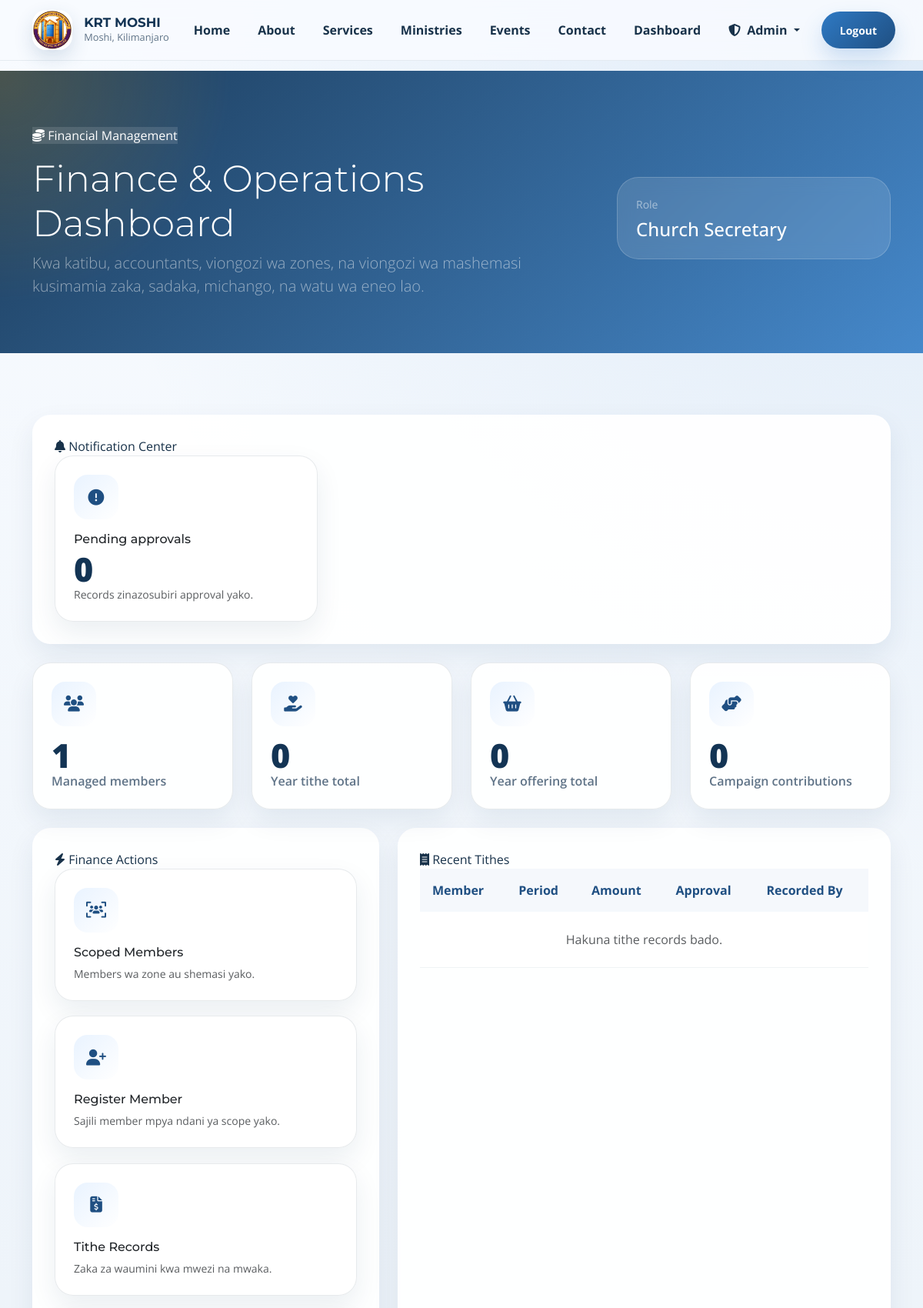
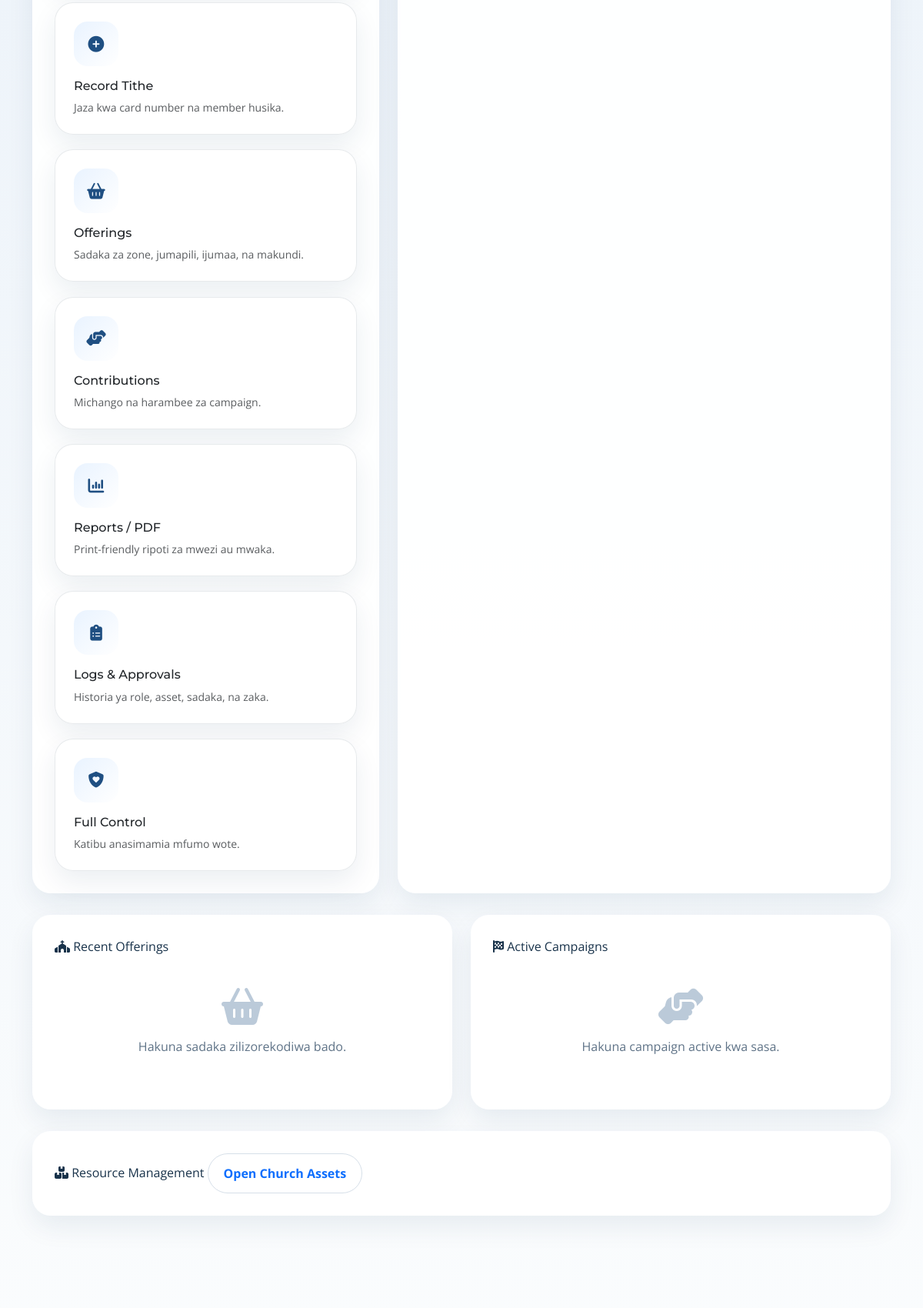
The page /dashboard/financial/ (signed in, upper part) on the database its author committed (2 pictures, top to bottom).
### core/models.py (models this page shows, shortened)
class SiteConfig(models.Model):
    site_name = models.CharField(max_length=200, default="VCCT Mbezi Beach")
    site_logo = ResizedImageField(
        size=[200, 200],
        quality=85,
        upload_to='config/',
        blank=True,
        null=True,
        help_text="Logo size: 200x200 pixels"
    )
    site_favicon = ResizedImageField(
        size=[64, 64],
        quality=85,
        upload_to='config/',
        blank=True,
        null=True,
        help_text="Favicon size: 64x64 pixels"
    )
    hero_bg_image = ResizedImageField(
        size=[1920, 1080],
        quality=85,
        upload_to='config/',
        blank=True,
        null=True,
        help_text="Hero background size: 1920x1080 pixels"
    )
    contact_email = models.EmailField(default="info@tagkrt.or.tz")
    contact_phone = models.CharField(max_length=20, default="+255 784 344 079")
    address = models.TextField(default="Vijana street SIDO Road, Moshi Kilimanjaro")
    facebook_url = models.URLField(blank=True, null=True)
    twitter_url = models.URLField(blank=True, null=True)
    instagram_url = models.URLField(blank=True, null=True)
    youtube_url = models.URLField(blank=True, null=True)
    whatsapp_number = models.CharField(max_length=20, blank=True, null=True)
    about_us = RichTextUploadingField(blank=True, null=True)
    mission = RichTextUploadingField(blank=True, null=True)
    vision = RichTextUploadingField(blank=True, null=True)
    updated_at = models.DateTimeField(auto_now=True)
    class Meta:
        verbose_name = "Site Configuration"
        verbose_name_plural = "Site Configuration"

### accounts/models.py (models this page shows, shortened)
class UserProfile(models.Model):
    ROLE_CHOICES = [
        ('member', 'Church Member'),
        ('pastor', 'Pastor'),
        ('assistant_pastor', 'Assistant Pastor'),
        ('elder_council', 'Baraza la Wazee'),
        ('institution_manager', 'Institution Management'),
        ('secretary', 'Church Secretary'),
        ('accountant', 'Church Accountant'),
        ('zone_leader', 'Zone Leader'),
        ('deacon_leader', 'Deacon Leader'),
    ]
    MARITAL_STATUS_CHOICES = [
        ('single', 'Single'),
        ('married', 'Married'),
        ('widowed', 'Widowed'),
        ('divorced', 'Divorced'),
    ]
    user = models.OneToOneField(User, on_delete=models.CASCADE)
    role = models.CharField(max_length=30, choices=ROLE_CHOICES, default='member')
    phone = models.CharField(max_length=20, blank=True)
    church_branch = models.CharField(max_length=100, blank=True)
    zone = models.ForeignKey(Zone, on_delete=models.CASCADE, blank=True, null=True)
    deacon_group = models.ForeignKey('DeaconGroup', on_delete=models.SET_NULL, blank=True, null=True, related_name='members')
    ministry_role = models.ForeignKey(Ministry, on_delete=models.SET_NULL, blank=True, null=True)
    marital_status = models.CharField(max_length=20, choices=MARITAL_STATUS_CHOICES, blank=True)
    spouse_name = models.CharField(max_length=150, blank=True)
    occupation = models.CharField(max_length=150, blank=True)
    tithe_card_number = models.CharField(max_length=50, blank=True, unique=True, null=True)
    date_of_birth = models.DateField(blank=True, null=True)
    joined_at = models.DateField(auto_now_add=True)

### core/views.py (the view)
# urls.py: path('dashboard/financial/', views.financial_dashboard, name='financial_dashboard'),
@login_required
def financial_dashboard(request):
    profile = get_user_profile(request.user)
    if not profile or profile.role not in {'secretary', 'accountant'}:
        messages.error(request, 'You do not have permission to access the financial dashboard.')
        return redirect('core:dashboard')
    site_config = get_site_config()
    dashboard_data = build_scope_dashboard_context(profile, request.user)
    context = {
        'site_config': site_config,
        'profile': profile,
        'dashboard_type': 'financial',
        **dashboard_data,
        'can_full_manage': profile.role == 'secretary' or request.user.is_superuser,
        'can_edit_finance': profile.role in {'secretary', 'accountant'} or request.user.is_superuser,
        'notifications': build_dashboard_notifications(profile, request.user),
    }
    return render(request, 'core/financial_dashboard.html', context)

### templates/core/financial_dashboard.html (shortened to what this page needs)
{% extends "base.html" %}
{% block content %}
<section class="page-hero">
    <div class="container">
        <div class="row g-4 align-items-center">
            <div class="col-lg-8">
                <span class="eyebrow"><i class="fas fa-coins"></i> Financial Management</span>
                <h1 class="display-5 text-white mt-3">Finance & Operations Dashboard</h1>
                <p class="lead text-white-50">Kwa katibu, accountants, viongozi wa zones, na viongozi wa mashemasi kusimamia zaka, sadaka, michango, na watu wa eneo lao.</p>
            </div>
            <div class="col-lg-4">
                <div class="hero-card p-4">
                    <div class="small text-white-50 mb-2">Role</div>
                    <div class="h4 text-white mb-0">{{ profile.get_role_display }}</div>
                </div>
            </div>
        </div>
    </div>
</section>
<section class="site-section">
    <div class="container">
        {% include "core/includes/notification_center.html" %}
        <div class="row g-4 mb-4">
            <div class="col-md-6 col-xl-3"><div class="metric-card card h-100"><div class="feature-icon"><i class="fas fa-users"></i></div><div class="metric-value">{{ stats.members }}</div><div class="metric-label">Managed members</div></div></div>
            <div class="col-md-6 col-xl-3"><div class="metric-card card h-100"><div class="feature-icon"><i class="fas fa-hand-holding-heart"></i></div><div class="metric-value">{{ stats.tithe_total|floatformat:0 }}</div><div class="metric-label">Year tithe total</div></div></div>
            <div class="col-md-6 col-xl-3"><div class="metric-card card h-100"><div class="feature-icon"><i class="fas fa-basket-shopping"></i></div><div class="metric-value">{{ stats.offering_total|floatformat:0 }}</div><div class="metric-label">Year offering total</div></div></div>
            <div class="col-md-6 col-xl-3"><div class="metric-card card h-100"><div class="feature-icon"><i class="fas fa-handshake-angle"></i></div><div class="metric-value">{{ stats.fundraising_total|floatformat:0 }}</div><div class="metric-label">Campaign contributions</div></div></div>
        </div>
        <div class="row g-4">
            <div class="col-lg-5">
                <div class="content-panel h-100">
                    <span class="eyebrow mb-3"><i class="fas fa-bolt"></i> Finance Actions</span>
                    <div class="feature-grid">
                        <a href="{% url 'core:financial_members' %}" class="card feature-card text-decoration-none"><div class="feature-icon"><i class="fas fa-users-viewfinder"></i></div><h3 class="h6">Scoped Members</h3><p class="text-muted mb-0 small">Members wa zone au shemasi yako.</p></a>
                        <a href="{% url 'core:officer_members' %}" class="card feature-card text-decoration-none"><div class="feature-icon"><i class="fas fa-user-plus"></i></div><h3 class="h6">Register Member</h3><p class="text-muted mb-0 small">Sajili member mpya ndani ya scope yako.</p></a>
                        <a href="{% url 'core:admin_tithe_list' %}" class="card feature-card text-decoration-none"><div class="feature-icon"><i class="fas fa-file-invoice-dollar"></i></div><h3 class="h6">Tithe Records</h3><p class="text-muted mb-0 small">Zaka za waumini kwa mwezi na mwaka.</p></a>
                        <a href="{% url 'core:add_tithe' %}" class="card feature-card text-decoration-none"><div class="feature-icon"><i class="fas fa-plus-circle"></i></div><h3 class="h6">Record Tithe</h3><p class="text-muted mb-0 small">Jaza kwa card number na member husika.</p></a>
                        <a href="{% url 'core:financial_offerings' %}" class="card feature-card text-decoration-none"><div class="feature-icon"><i class="fas fa-basket-shopping"></i></div><h3 class="h6">Offerings</h3><p class="text-muted mb-0 small">Sadaka za zone, jumapili, ijumaa, na makundi.</p></a>
                        <a href="{% url 'core:financial_contributions' %}" class="card feature-card text-decoration-none"><div class="feature-icon"><i class="fas fa-handshake-angle"></i></div><h3 class="h6">Contributions</h3><p class="text-muted mb-0 small">Michango na harambee za campaign.</p></a>
                        <a href="{% url 'core:financial_reports' %}" class="card feature-card text-decoration-none"><div class="feature-icon"><i class="fas fa-chart-column"></i></div><h3 class="h6">Reports / PDF</h3><p class="text-muted mb-0 small">Print-friendly ripoti za mwezi au mwaka.</p></a>
                        <a href="{% url 'core:action_log_dashboard' %}" class="card feature-card text-decoration-none"><div class="feature-icon"><i class="fas fa-clipboard-list"></i></div><h3 class="h6">Logs & Approvals</h3><p class="text-muted mb-0 small">Historia ya role, asset, sadaka, na zaka.</p></a>
                        {% if can_full_manage %}
                        <a href="{% url 'core:officer_dashboard' %}" class="card feature-card text-decoration-none"><div class="feature-icon"><i class="fas fa-shield-heart"></i></div><h3 class="h6">Full Control</h3><p class="text-muted mb-0 small">Katibu anasimamia mfumo wote.</p></a>
                        {% endif %}
                    </div>
                </div>
            </div>
            <div class="col-lg-7">
                <div class="content-panel h-100">
                    <span class="eyebrow mb-3"><i class="fas fa-receipt"></i> Recent Tithes</span>
                    <div class="table-responsive">
                        <table class="table">
                            <thead><tr><th>Member</th><th>Period</th><th>Amount</th><th>Approval</th><th>Recorded By</th></tr></thead>
                            <tbody>
                                {% for item in recent_tithes %}
                                <tr>
                                    <td>{{ item.user.get_full_name|default:item.user.username }}</td>
                                    <td>{{ item.get_month_display }} {{ item.year }}</td>
                                    <td>{{ item.amount }}</td>
                                    <td>{{ item.get_approval_status_display }}</td>
                                    <td>{{ item.recorded_by.get_full_name|default:item.recorded_by.username|default:"Self" }}</td>
                                </tr>
                                {% empty %}
                                <tr><td colspan="5" class="text-center py-4 text-muted">Hakuna tithe records bado.</td></tr>
                                {% endfor %}
                            </tbody>
                        </table>
                    </div>
                </div>
            </div>
        </div>
        <div class="row g-4 mt-1">
            <div class="col-lg-6">
                <div class="content-panel h-100">
                    <span class="eyebrow mb-3"><i class="fas fa-church"></i> Recent Offerings</span>
                    {% for item in recent_offerings %}
                    <div class="timeline-item">
                        <div class="fw-bold">{{ item.category.name }}</div>
                        <div class="small text-muted">{{ item.amount }} • {{ item.service_date|date:"M d, Y" }} • {{ item.get_approval_status_display }}{% if item.zone %} • {{ item.zone.name }}{% endif %}{% if item.deacon_group %} • {{ item.deacon_group.name }}{% endif %}</div>
                    </div>
                    {% empty %}
                    <div class="empty-state"><i class="fas fa-basket-shopping"></i><p class="mb-0">Hakuna sadaka zilizorekodiwa bado.</p></div>
                    {% endfor %}
                </div>
            </div>
            <div class="col-lg-6">
                <div class="content-panel h-100">
                    <span class="eyebrow mb-3"><i class="fas fa-flag-checkered"></i> Active Campaigns</span>
                    {% for item in active_campaigns %}
                    <div class="timeline-item">
                        <div class="fw-bold">{{ item.name }}</div>
                        <div class="small text-muted">Target {{ item.target_amount }} • Started {{ item.start_date|date:"M d, Y" }}</div>
                    </div>
                    {% empty %}
                    <div class="empty-state"><i class="fas fa-handshake-angle"></i><p class="mb-0">Hakuna campaign active kwa sasa.</p></div>
                    {% endfor %}
                </div>
            </div>
        </div>
        {% if can_full_manage %}
        <div class="row g-4 mt-1">
            <div class="col-lg-12">
                <div class="content-panel h-100">
                    <span class="eyebrow mb-3"><i class="fas fa-boxes-stacked"></i> Resource Management</span>
                    <a href="{% url 'core:asset_management' %}" class="btn btn-outline-primary">Open Church Assets</a>
                </div>
            </div>
        </div>
        {% endif %}
    </div>
</section>
{% endblock %}

### templates/base.html (shortened to what this page needs)
<!DOCTYPE html>
{% load static %}
<html lang="en">
<head>
    <link href="https://cdn.jsdelivr.net/npm/bootstrap@5.3.3/dist/css/bootstrap.min.css" rel="stylesheet">
    <link rel="stylesheet" href="https://cdnjs.cloudflare.com/ajax/libs/font-awesome/6.5.2/css/all.min.css">
    <link rel="stylesheet" href="{% static 'css/style.css' %}">
</head>
<body>
    <nav class="navbar navbar-expand-lg fixed-top">
        <div class="container">
            <a class="navbar-brand d-flex align-items-center" href="{% url 'core:home' %}">
                {% if site_config.site_logo %}
                <img src="{{ site_config.site_logo.url }}" alt="{{ site_config.site_name|default:'KRT Logo' }}">
                {% endif %}
                <div>
                    <div class="navbar-brand-text">{{ site_config.site_name|default:"Kilimanjaro Revival Temple" }}</div>
                    <div class="navbar-brand-subtitle">Moshi, Kilimanjaro</div>
                </div>
            </a>
            <div class="collapse navbar-collapse" id="navbarMain">
                <ul class="navbar-nav ms-auto align-items-lg-center gap-lg-1">
                    <li class="nav-item"><a class="nav-link" href="{% url 'core:home' %}">Home</a></li>
                    <li class="nav-item"><a class="nav-link" href="{% url 'core:about' %}">About</a></li>
                    <li class="nav-item"><a class="nav-link" href="{% url 'core:services' %}">Services</a></li>
                    <li class="nav-item"><a class="nav-link" href="{% url 'core:ministries' %}">Ministries</a></li>
                    <li class="nav-item"><a class="nav-link" href="{% url 'core:events' %}">Events</a></li>
                    <li class="nav-item"><a class="nav-link" href="{% url 'core:contact' %}">Contact</a></li>
                    {% if user.is_authenticated %}
                    <li class="nav-item"><a class="nav-link" href="{% url 'core:dashboard' %}">Dashboard</a></li>
                    {% if user.is_staff or user.is_superuser %}
                    <li class="nav-item dropdown">
                        <a class="nav-link dropdown-toggle" href="#" role="button" data-bs-toggle="dropdown" aria-expanded="false">
                            <i class="fas fa-shield-alt me-1"></i> Admin
                        </a>
                    </li>
                    {% endif %}
                    <li class="nav-item ms-lg-2">
                        <form method="post" action="{% url 'accounts:logout' %}">
                            <button type="submit" class="btn btn-primary btn-sm px-4">Logout</button>
                        </form>
                    </li>
                    {% else %}
                    <li class="nav-item"><a class="nav-link" href="{% url 'accounts:login' %}">Login</a></li>
                    <li class="nav-item ms-lg-2"><a class="btn btn-primary btn-sm px-4" href="{% url 'accounts:signup' %}">Join Us</a></li>
                    {% endif %}
                </ul>
            </div>
        </div>
    </nav>
    <div class="page-shell">
        <main class="page-content">
            {% block content %}{% endblock %}
        </main>
    </div>
</body>
</html>

### rows shown on the page
SiteConfig: site_logo (picture), site_name "KRT MOSHI"
UserProfile: role "Church Secretary"

### other values the page prints
{{ item.title }} "Pending approvals"
{{ item.value }} "0"
{{ item.description }} "Records zinazosubiri approval yako."
{{ stats.members }} "1"
{{ stats.tithe_total|floatformat:0 }} "0"
{{ stats.offering_total|floatformat:0 }} "0"
{{ stats.fundraising_total|floatformat:0 }} "0"
